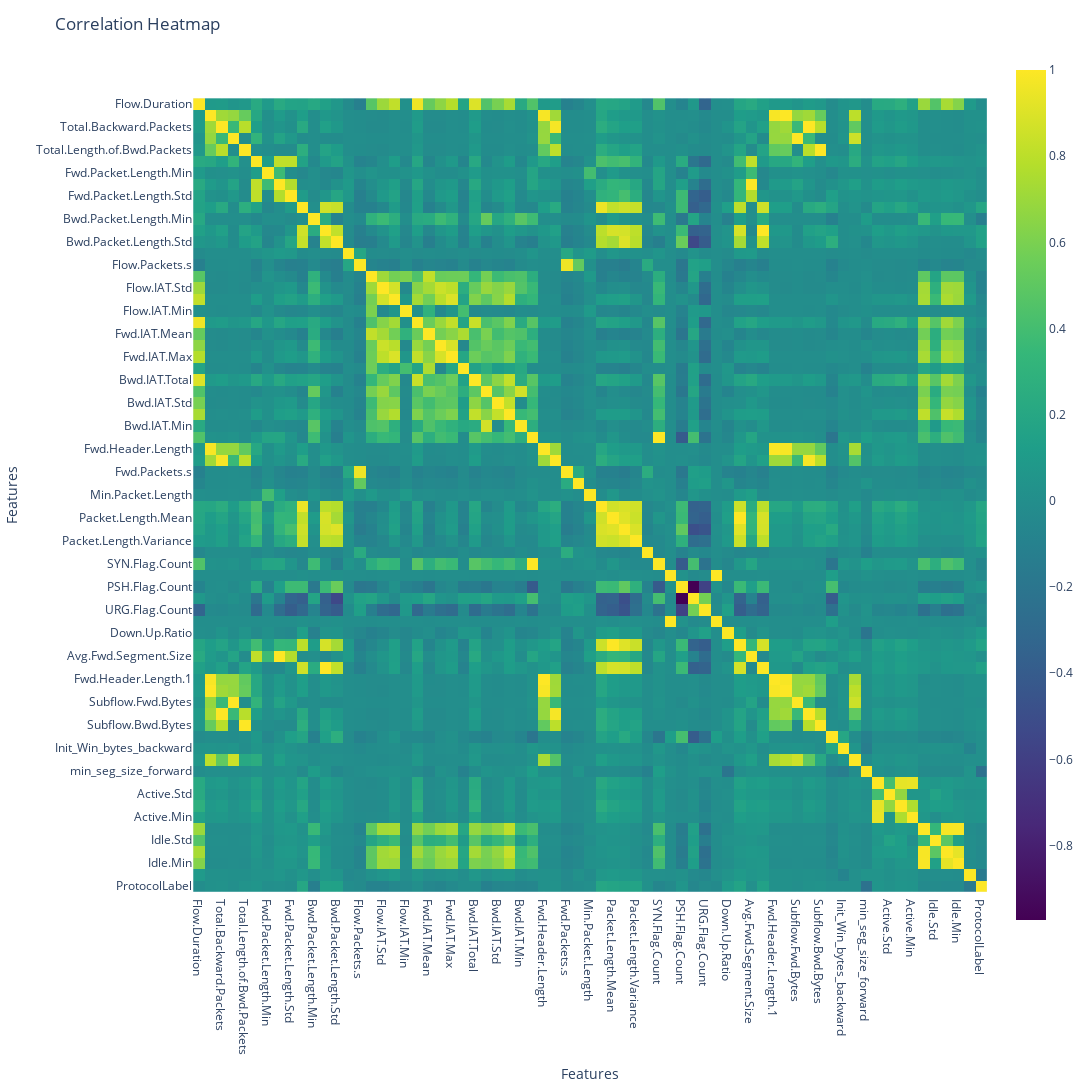

Notebook code cell kept with this figure:
### Code cell
import plotly.express as px


# Create a heatmap figure using Plotly
fig = px.imshow(correlation_matrix, color_continuous_scale='viridis')

# Set axis labels and title
fig.update_xaxes(title_text='Features')
fig.update_yaxes(title_text='Features')
fig.update_layout(
    title='Correlation Heatmap',
    height=1200,  # Set the height of the figure
    width=1200    # Set the width of the figure
)

# Save the plot as an HTML file
fig.write_html('images/correlation_heatmap.html')

# Display the plot (optional)
fig.show()
fig.write_image('images/heatmap.png')

### Figure 1 — Plotly figure (JSON) as saved in the notebook; plotly's stock layout.template omitted (floating-point values rounded to 4 significant figures; data arrays with more than 128 entries replaced by an {"elided": "..."} marker saying what was removed)
{"data": [{"coloraxis": "coloraxis", "hovertemplate": "x: %{x}<br>y: %{y}<br>color: %{z}<extra></extra>", "name": "0", "type": "heatmap", "x": ["Flow.Duration", "Total.Fwd.Packets", "Total.Backward.Packets", "Total.Length.of.Fwd.Packets", "Total.Length.of.Bwd.Packets", "Fwd.Packet.Length.Max", "Fwd.Packet.Length.Min", "Fwd.Packet.Length.Mean", "Fwd.Packet.Length.Std", "Bwd.Packet.Length.Max", "Bwd.Packet.Length.Min", "Bwd.Packet.Length.Mean", "Bwd.Packet.Length.Std", "Flow.Bytes.s", "Flow.Packets.s", "Flow.IAT.Mean", "Flow.IAT.Std", "Flow.IAT.Max", "Flow.IAT.Min", "Fwd.IAT.Total", "Fwd.IAT.Mean", "Fwd.IAT.Std", "Fwd.IAT.Max", "Fwd.IAT.Min", "Bwd.IAT.Total", "Bwd.IAT.Mean", "Bwd.IAT.Std", "Bwd.IAT.Max", "Bwd.IAT.Min", "Fwd.PSH.Flags", "Fwd.Header.Length", "Bwd.Header.Length", "Fwd.Packets.s", "Bwd.Packets.s", "Min.Packet.Length", "Max.Packet.Length", "Packet.Length.Mean", "Packet.Length.Std", "Packet.Length.Variance", "FIN.Flag.Count", "SYN.Flag.Count", "RST.Flag.Count", "PSH.Flag.Count", "ACK.Flag.Count", "URG.Flag.Count", "ECE.Flag.Count", "Down.Up.Ratio", "Average.Packet.Size", "Avg.Fwd.Segment.Size", "Avg.Bwd.Segment.Size", "Fwd.Header.Length.1", "Subflow.Fwd.Packets", "Subflow.Fwd.Bytes", "Subflow.Bwd.Packets", "Subflow.Bwd.Bytes", "Init_Win_bytes_forward", "Init_Win_bytes_backward", "act_data_pkt_fwd", "min_seg_size_forward", "Active.Mean", "Active.Std", "Active.Max", "Active.Min", "Idle.Mean", "Idle.Std", "Idle.Max", "Idle.Min", "L7Protocol", "ProtocolLabel"], "xaxis": "x", "y": ["Flow.Duration", "Total.Fwd.Packets", "Total.Backward.Packets", "Total.Length.of.Fwd.Packets", "Total.Length.of.Bwd.Packets", "Fwd.Packet.Length.Max", "Fwd.Packet.Length.Min", "Fwd.Packet.Length.Mean", "Fwd.Packet.Length.Std", "Bwd.Packet.Length.Max", "Bwd.Packet.Length.Min", "Bwd.Packet.Length.Mean", "Bwd.Packet.Length.Std", "Flow.Bytes.s", "Flow.Packets.s", "Flow.IAT.Mean", "Flow.IAT.Std", "Flow.IAT.Max", "Flow.IAT.Min", "Fwd.IAT.Total", "Fwd.IAT.Mean", "Fwd.IAT.Std", "Fwd.IAT.Max", "Fwd.IAT.Min", "Bwd.IAT.Total", "Bwd.IAT.Mean", "Bwd.IAT.Std", "Bwd.IAT.Max", "Bwd.IAT.Min", "Fwd.PSH.Flags", "Fwd.Header.Length", "Bwd.Header.Length", "Fwd.Packets.s", "Bwd.Packets.s", "Min.Packet.Length", "Max.Packet.Length", "Packet.Length.Mean", "Packet.Length.Std", "Packet.Length.Variance", "FIN.Flag.Count", "SYN.Flag.Count", "RST.Flag.Count", "PSH.Flag.Count", "ACK.Flag.Count", "URG.Flag.Count", "ECE.Flag.Count", "Down.Up.Ratio", "Average.Packet.Size", "Avg.Fwd.Segment.Size", "Avg.Bwd.Segment.Size", "Fwd.Header.Length.1", "Subflow.Fwd.Packets", "Subflow.Fwd.Bytes", "Subflow.Bwd.Packets", "Subflow.Bwd.Bytes", "Init_Win_bytes_forward", "Init_Win_bytes_backward", "act_data_pkt_fwd", "min_seg_size_forward", "Active.Mean", "Active.Std", "Active.Max", "Active.Min", "Idle.Mean", "Idle.Std", "Idle.Max", "Idle.Min", "L7Protocol", "ProtocolLabel"], "yaxis": "y", "z": {"elided": "69x69 float values"}}], "layout": {"coloraxis": {"colorscale": [[0, "#440154"], [0.1111, "#482878"], [0.2222, "#3e4989"], [0.3333, "#31688e"], [0.4444, "#26828e"], [0.5556, "#1f9e89"], [0.6667, "#35b779"], [0.7778, "#6ece58"], [0.8889, "#b5de2b"], [1, "#fde725"]]}, "height": 1200, "margin": {"t": 60}, "title": {"text": "Correlation Heatmap"}, "width": 1200, "xaxis": {"anchor": "y", "autorange": true, "constrain": "domain", "domain": [0, 1], "range": [-0.5, 68.5], "scaleanchor": "y", "title": {"text": "Features"}, "type": "category"}, "yaxis": {"anchor": "x", "autorange": true, "constrain": "domain", "domain": [0.04386, 0.9561], "range": [68.5, -0.5], "title": {"text": "Features"}, "type": "category"}}}
